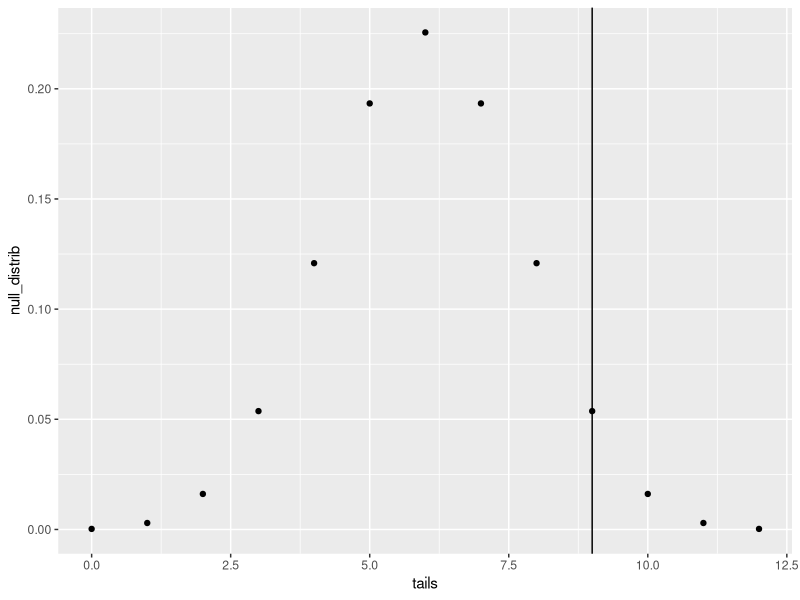
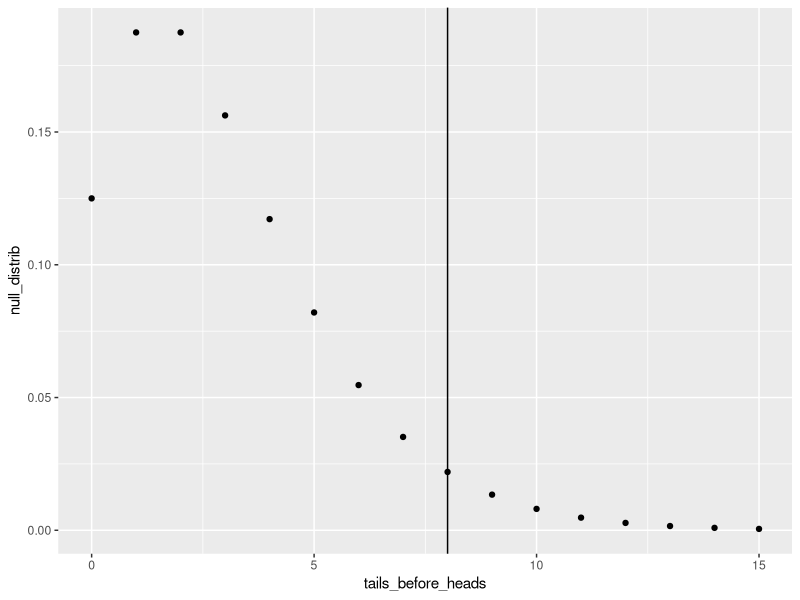
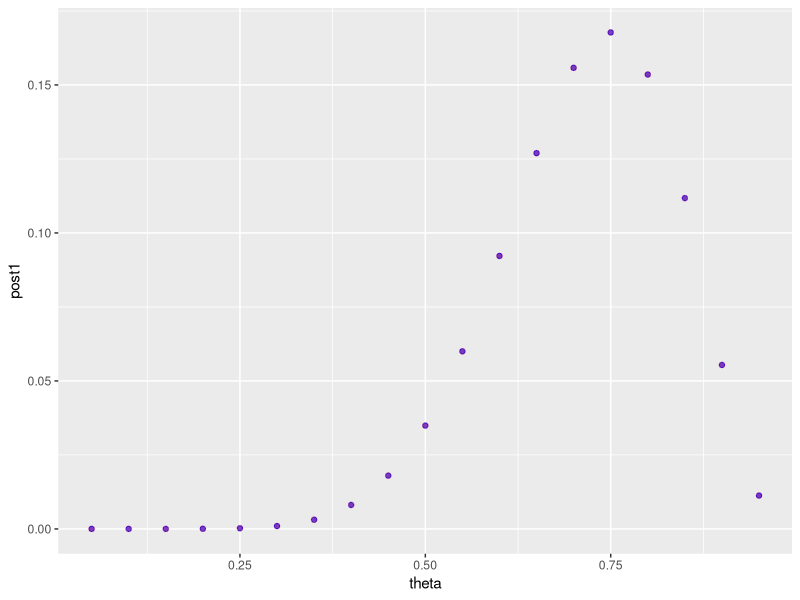

Write R code to recreate these figures, in order.
library(tidyverse)

# Jerry gets THTTHTTTTTTH, 3 heads and 9 tails.
# H0 theta=0.5, HA theta<0.5.
# Perform a test at alpha=0.05.

#a) Experiment1: count the number of heads in 12 flips.
expt1 <- tibble(
  tails = seq(0,12),
  null_distrib = dbinom(x=tails, size=12,prob=0.5)
)
threshold1 <- qbinom(0.05,size=12,prob=0.5,lower.tail=FALSE)
expt1 %>% ggplot() + geom_point(aes(tails,null_distrib)) +
  geom_vline(xintercept=threshold1)
p1 <- pbinom(8, size=12,prob=0.5, lower.tail=FALSE)
# At 9 tails, we are in the non-rejection region (p=0.07). we need MORE than 9 tails to reject the null hypothesis at alpha=0.05

#b) Experiment2: stop after the third heads and report the number of tails.
expt2 <- tibble(
  tails_before_heads = seq(0,15),
  null_distrib = dnbinom(x=tails_before_heads,size=3,prob=0.5)
)
threshold2 <- qnbinom(0.05, size=3, prob=0.5, lower.tail=FALSE)
p2 <- pnbinom(8, size=3, prob=0.5, lower.tail=FALSE)
expt2 %>% ggplot() + geom_point(aes(tails_before_heads,null_distrib))+
  geom_vline(xintercept=threshold2)
# At 9 tails, we are in the rejection region (p=0.03). we need MORe than 8 tails to reject the null hypothesis at alpha=0.05

# c) Experiment3: count the number of heads in 100 flips.
# We cannot compute a p-value. What does it mean "data at least as extreme"? We need the full experiment to be specified.

# d) Bayesian Perspective. 
# Experiment1: likelihood is 12C3*theta^9*(1-theta)^3
# Experiment2: likelihood is 11C2*theta^9*(1-theta)^3
# likelihoods only differ by a constant factor so the posterior ends up being the same!
dtheta=0.05
bayes <- tibble(
  theta = seq(from=0+dtheta,to=1-dtheta,by=dtheta),
  prior = 1,
  likelihood1 = dbinom(x=9, size=12, prob=theta),
  likelihood2 = dnbinom(x=9, size=3, prob=(1-theta)),
  num1= prior * likelihood1,
  post1 = num1 / sum(num1),
  num2= prior * likelihood2,
  post2 = num2 / sum(num2)
)
bayes %>% ggplot(aes(x=theta)) + 
  geom_point(aes(y=post1), alpha=0.5, colour="red") +
  geom_point(aes(y=post2), alpha=0.5, colour="blue")
# Frequentist framework uses unseen data.